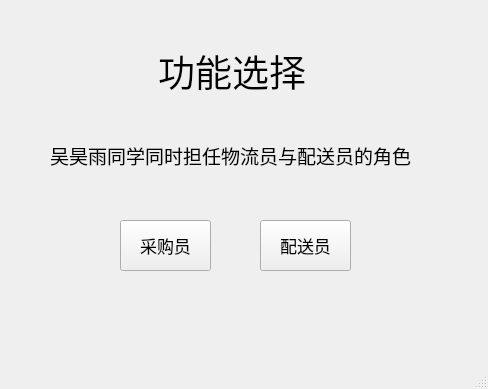
<?xml version="1.0" encoding="UTF-8"?>
<ui version="4.0">
 <class>mainWindow</class>
 <widget class="QMainWindow" name="mainWindow">
  <property name="geometry">
   <rect>
    <x>0</x>
    <y>0</y>
    <width>488</width>
    <height>389</height>
   </rect>
  </property>
  <property name="windowTitle">
   <string>功能选择</string>
  </property>
  <widget class="QWidget" name="centralwidget">
   <widget class="QLabel" name="label">
    <property name="geometry">
     <rect>
      <x>110</x>
      <y>30</y>
      <width>301</width>
      <height>81</height>
     </rect>
    </property>
    <property name="font">
     <font>
      <family>新蒂下午茶体</family>
      <pointsize>28</pointsize>
     </font>
    </property>
    <property name="text">
     <string>     功能选择</string>
    </property>
   </widget>
   <widget class="QPushButton" name="delivery_btn">
    <property name="geometry">
     <rect>
      <x>120</x>
      <y>220</y>
      <width>91</width>
      <height>51</height>
     </rect>
    </property>
    <property name="font">
     <font>
      <family>楷体</family>
      <pointsize>13</pointsize>
     </font>
    </property>
    <property name="text">
     <string>采购员</string>
    </property>
   </widget>
   <widget class="QPushButton" name="delivery_btn_2">
    <property name="geometry">
     <rect>
      <x>260</x>
      <y>220</y>
      <width>91</width>
      <height>51</height>
     </rect>
    </property>
    <property name="font">
     <font>
      <family>楷体</family>
      <pointsize>13</pointsize>
     </font>
    </property>
    <property name="text">
     <string>配送员</string>
    </property>
   </widget>
   <widget class="QLabel" name="label_2">
    <property name="geometry">
     <rect>
      <x>50</x>
      <y>100</y>
      <width>401</width>
      <height>111</height>
     </rect>
    </property>
    <property name="font">
     <font>
      <family>楷体</family>
      <pointsize>14</pointsize>
     </font>
    </property>
    <property name="text">
     <string>吴昊雨同学同时担任物流员与配送员的角色</string>
    </property>
   </widget>
  </widget>
  <widget class="QMenuBar" name="menubar">
   <property name="geometry">
    <rect>
     <x>0</x>
     <y>0</y>
     <width>488</width>
     <height>21</height>
    </rect>
   </property>
  </widget>
  <widget class="QStatusBar" name="statusbar"/>
 </widget>
 <resources/>
 <connections/>
</ui>
